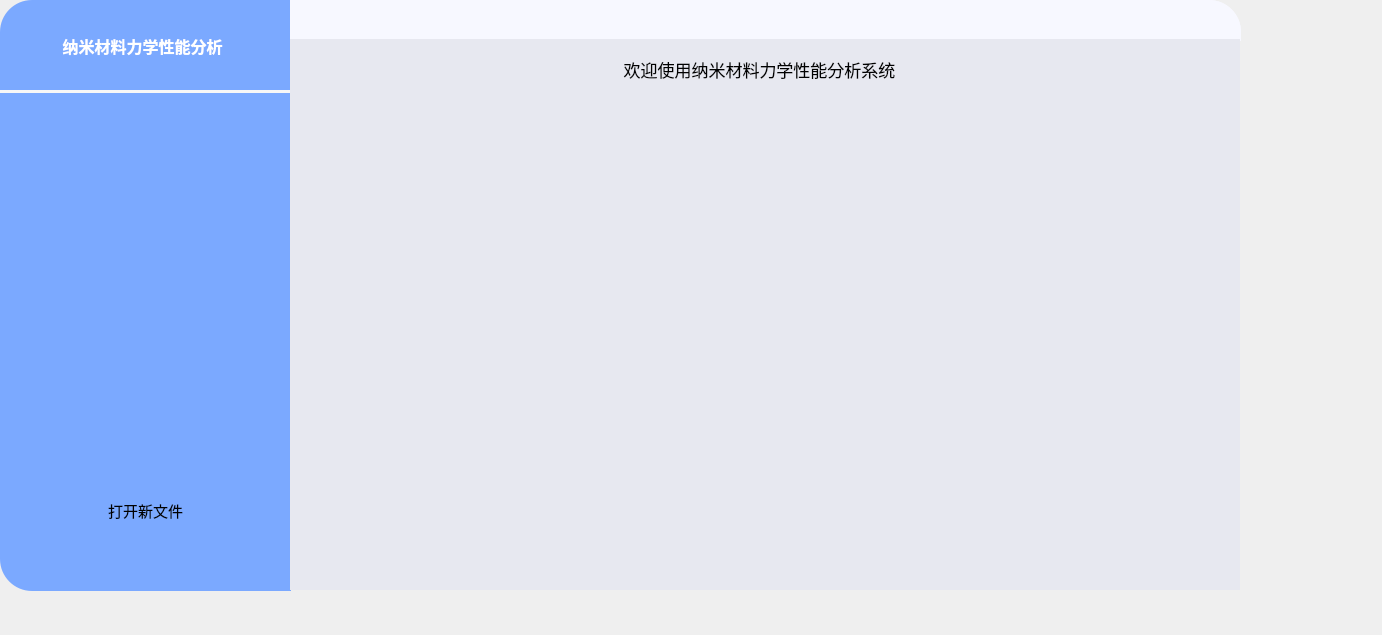
<?xml version="1.0" encoding="UTF-8"?>
<ui version="4.0">
 <class>MainWindow</class>
 <widget class="QMainWindow" name="MainWindow">
  <property name="geometry">
   <rect>
    <x>0</x>
    <y>0</y>
    <width>1382</width>
    <height>635</height>
   </rect>
  </property>
  <property name="windowTitle">
   <string>MainWindow</string>
  </property>
  <property name="styleSheet">
   <string notr="true">border-radius:4px;
</string>
  </property>
  <widget class="QWidget" name="centralwidget">
   <widget class="QFrame" name="frame">
    <property name="geometry">
     <rect>
      <x>0</x>
      <y>0</y>
      <width>1161</width>
      <height>591</height>
     </rect>
    </property>
    <property name="styleSheet">
     <string notr="true">border-radius: 5px;</string>
    </property>
    <property name="frameShape">
     <enum>QFrame::StyledPanel</enum>
    </property>
    <property name="frameShadow">
     <enum>QFrame::Raised</enum>
    </property>
    <widget class="QFrame" name="frame_1">
     <property name="geometry">
      <rect>
       <x>0</x>
       <y>0</y>
       <width>291</width>
       <height>591</height>
      </rect>
     </property>
     <property name="styleSheet">
      <string notr="true">QFrame#frame_1{
	background-color: rgb(123, 169, 255);
	border-top-left-radius:32px;
	border-top-right-radius:0px;
	border-bottom-right-radius:0px;
	border-bottom-left-radius:32px;
}</string>
     </property>
     <property name="frameShape">
      <enum>QFrame::StyledPanel</enum>
     </property>
     <property name="frameShadow">
      <enum>QFrame::Raised</enum>
     </property>
     <widget class="QPushButton" name="inter_tilte">
      <property name="geometry">
       <rect>
        <x>0</x>
        <y>10</y>
        <width>281</width>
        <height>71</height>
       </rect>
      </property>
      <property name="font">
       <font>
        <family>微软雅黑</family>
        <pointsize>12</pointsize>
        <weight>75</weight>
        <bold>true</bold>
        <kerning>true</kerning>
       </font>
      </property>
      <property name="styleSheet">
       <string notr="true">border:none;
color: rgb(255, 255, 255);</string>
      </property>
      <property name="text">
       <string> 纳米材料力学性能分析</string>
      </property>
      <property name="icon">
       <iconset resource="../icon/icon.qrc">
        <normaloff>:/svg/namicailiao.svg</normaloff>:/svg/namicailiao.svg</iconset>
      </property>
      <property name="iconSize">
       <size>
        <width>28</width>
        <height>28</height>
       </size>
      </property>
     </widget>
     <widget class="QPushButton" name="btn_select_win1">
      <property name="geometry">
       <rect>
        <x>0</x>
        <y>480</y>
        <width>291</width>
        <height>61</height>
       </rect>
      </property>
      <property name="font">
       <font>
        <family>微软雅黑</family>
        <pointsize>11</pointsize>
        <weight>50</weight>
        <bold>false</bold>
        <kerning>true</kerning>
       </font>
      </property>
      <property name="styleSheet">
       <string notr="true">QPushButton:hover{
    background-color:rgb(85, 117, 177);
}
</string>
      </property>
      <property name="text">
       <string>打开新文件</string>
      </property>
      <property name="icon">
       <iconset resource="../icon/icon.qrc">
        <normaloff>:/svg/wenjian-white.svg</normaloff>:/svg/wenjian-white.svg</iconset>
      </property>
      <property name="iconSize">
       <size>
        <width>20</width>
        <height>20</height>
       </size>
      </property>
     </widget>
     <widget class="QLabel" name="label_7">
      <property name="geometry">
       <rect>
        <x>0</x>
        <y>90</y>
        <width>291</width>
        <height>3</height>
       </rect>
      </property>
      <property name="styleSheet">
       <string notr="true">background-color: rgb(247, 247, 247);</string>
      </property>
      <property name="text">
       <string/>
      </property>
     </widget>
    </widget>
   </widget>
   <widget class="QFrame" name="frame_5">
    <property name="geometry">
     <rect>
      <x>290</x>
      <y>0</y>
      <width>951</width>
      <height>591</height>
     </rect>
    </property>
    <property name="styleSheet">
     <string notr="true"/>
    </property>
    <property name="frameShape">
     <enum>QFrame::StyledPanel</enum>
    </property>
    <property name="frameShadow">
     <enum>QFrame::Raised</enum>
    </property>
    <widget class="QFrame" name="frame_4">
     <property name="geometry">
      <rect>
       <x>0</x>
       <y>0</y>
       <width>951</width>
       <height>41</height>
      </rect>
     </property>
     <property name="styleSheet">
      <string notr="true">background-color: #f7f8ff;
border-top-right-radius:32px;
border-top-left-radius:0px;
border-bottom-right-radius:0px;
border-bottom-left-radius:0px;</string>
     </property>
     <property name="frameShape">
      <enum>QFrame::StyledPanel</enum>
     </property>
     <property name="frameShadow">
      <enum>QFrame::Raised</enum>
     </property>
     <widget class="QPushButton" name="min_window">
      <property name="geometry">
       <rect>
        <x>830</x>
        <y>0</y>
        <width>41</width>
        <height>41</height>
       </rect>
      </property>
      <property name="styleSheet">
       <string notr="true">QPushButton{
	border-top-left-radius:0px;
	border-top-right-radius:0px;
	border-bottom-right-radius:0px;
	border-bottom-left-radius:0px;
	color:#928ae1;
	icon:url(:/svg/zuixiaohua_purple.svg);
}	

QPushButton:hover{
    background-color:rgb(146, 138, 255);
	border:none;
	padding: 3px;
	color: #FFFFFF;
	icon:url(:/svg/zuixiaohua_white.svg);
}
</string>
      </property>
      <property name="text">
       <string/>
      </property>
      <property name="icon">
       <iconset resource="../icon/icon.qrc">
        <normaloff>:/svg/minwin.svg</normaloff>:/svg/minwin.svg</iconset>
      </property>
      <property name="iconSize">
       <size>
        <width>26</width>
        <height>26</height>
       </size>
      </property>
     </widget>
     <widget class="QPushButton" name="max_window">
      <property name="geometry">
       <rect>
        <x>870</x>
        <y>0</y>
        <width>41</width>
        <height>41</height>
       </rect>
      </property>
      <property name="styleSheet">
       <string notr="true">QPushButton{
	border-top-left-radius:0px;
	border-top-right-radius:0px;
	border-bottom-right-radius:0px;
	border-bottom-left-radius:0px;
	color:#928ae1;
	icon:url(:/svg/zuidahua_purple.svg);
}	

QPushButton:hover{
    background-color:rgb(146, 138, 255);
	border:none;
	padding: 3px;
	color: #FFFFFF;
	icon:url(:/svg/zuidahua_white.svg);
}
</string>
      </property>
      <property name="text">
       <string/>
      </property>
      <property name="icon">
       <iconset resource="../icon/icon.qrc">
        <normaloff>:/svg/maxwin.svg</normaloff>:/svg/maxwin.svg</iconset>
      </property>
      <property name="iconSize">
       <size>
        <width>26</width>
        <height>26</height>
       </size>
      </property>
     </widget>
     <widget class="QPushButton" name="close_window">
      <property name="geometry">
       <rect>
        <x>910</x>
        <y>0</y>
        <width>41</width>
        <height>41</height>
       </rect>
      </property>
      <property name="styleSheet">
       <string notr="true">QPushButton{
	border-top-left-radius:0px;
	border-top-right-radius:32px;
	border-bottom-right-radius:0px;
	border-bottom-left-radius:0px;
	color:#928ae1;
	icon:url(:/svg/guanbi_purple.svg);
}	

QPushButton:hover{
	border-top-left-radius:0px;
	border-top-right-radius:32px;
	border-bottom-right-radius:0px;
	border-bottom-left-radius:0px;
    background-color:rgb(146, 138, 255);
	border:none;
	padding: 3px;
	color: #FFFFFF;
	icon:url(:/svg/guanbi_white.svg);
}
</string>
      </property>
      <property name="text">
       <string/>
      </property>
      <property name="icon">
       <iconset>
        <normaloff>:/svg/close.svg</normaloff>:/svg/close.svg</iconset>
      </property>
      <property name="iconSize">
       <size>
        <width>26</width>
        <height>26</height>
       </size>
      </property>
     </widget>
    </widget>
    <widget class="QFrame" name="frame_2">
     <property name="geometry">
      <rect>
       <x>-1</x>
       <y>39</y>
       <width>951</width>
       <height>551</height>
      </rect>
     </property>
     <property name="styleSheet">
      <string notr="true">border-top-right-radius:0px;
border-top-left-radius:0px;
border-bottom-right-radius:0px;
border-bottom-left-radius:0px;
background-color: #e7e8f0;</string>
     </property>
     <property name="frameShape">
      <enum>QFrame::StyledPanel</enum>
     </property>
     <property name="frameShadow">
      <enum>QFrame::Raised</enum>
     </property>
     <widget class="QTableWidget" name="file_table">
      <property name="geometry">
       <rect>
        <x>0</x>
        <y>71</y>
        <width>951</width>
        <height>481</height>
       </rect>
      </property>
     </widget>
     <widget class="QLabel" name="label">
      <property name="geometry">
       <rect>
        <x>250</x>
        <y>10</y>
        <width>441</width>
        <height>41</height>
       </rect>
      </property>
      <property name="font">
       <font>
        <family>微软雅黑</family>
        <pointsize>13</pointsize>
       </font>
      </property>
      <property name="text">
       <string>欢迎使用纳米材料力学性能分析系统</string>
      </property>
      <property name="alignment">
       <set>Qt::AlignCenter</set>
      </property>
     </widget>
    </widget>
   </widget>
  </widget>
  <widget class="QMenuBar" name="menubar">
   <property name="geometry">
    <rect>
     <x>0</x>
     <y>0</y>
     <width>1382</width>
     <height>22</height>
    </rect>
   </property>
  </widget>
  <widget class="QStatusBar" name="statusbar"/>
 </widget>
 <resources>
  <include location="../icon/icon.qrc"/>
 </resources>
 <connections/>
</ui>
